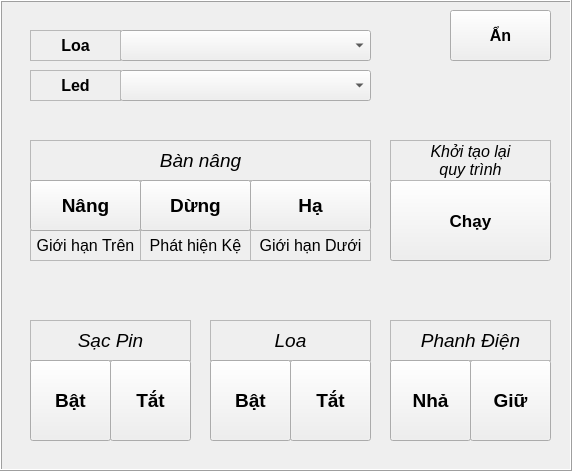
    <widget class="QFrame" name="fr_handMode_extend">
     <property name="geometry">
      <rect>
       <x>320</x>
       <y>0</y>
       <width>572</width>
       <height>471</height>
      </rect>
     </property>
     <property name="autoFillBackground">
      <bool>true</bool>
     </property>
     <property name="frameShape">
      <enum>QFrame::Box</enum>
     </property>
     <property name="frameShadow">
      <enum>QFrame::Raised</enum>
     </property>
     <widget class="QPushButton" name="bt_disableBrake_off">
      <property name="geometry">
       <rect>
        <x>470</x>
        <y>360</y>
        <width>81</width>
        <height>81</height>
       </rect>
      </property>
      <property name="font">
       <font>
        <pointsize>14</pointsize>
        <weight>75</weight>
        <bold>true</bold>
       </font>
      </property>
      <property name="text">
       <string>Giữ</string>
      </property>
     </widget>
     <widget class="QLabel" name="lb_charger">
      <property name="geometry">
       <rect>
        <x>30</x>
        <y>320</y>
        <width>161</width>
        <height>41</height>
       </rect>
      </property>
      <property name="font">
       <font>
        <pointsize>14</pointsize>
        <weight>50</weight>
        <italic>true</italic>
        <bold>false</bold>
       </font>
      </property>
      <property name="autoFillBackground">
       <bool>false</bool>
      </property>
      <property name="frameShape">
       <enum>QFrame::StyledPanel</enum>
      </property>
      <property name="lineWidth">
       <number>1</number>
      </property>
      <property name="midLineWidth">
       <number>0</number>
      </property>
      <property name="text">
       <string>Sạc Pin</string>
      </property>
      <property name="scaledContents">
       <bool>false</bool>
      </property>
      <property name="alignment">
       <set>Qt::AlignCenter</set>
      </property>
      <property name="wordWrap">
       <bool>false</bool>
      </property>
      <property name="openExternalLinks">
       <bool>false</bool>
      </property>
     </widget>
     <widget class="QLabel" name="lb_speaker">
      <property name="geometry">
       <rect>
        <x>210</x>
        <y>320</y>
        <width>161</width>
        <height>41</height>
       </rect>
      </property>
      <property name="font">
       <font>
        <pointsize>14</pointsize>
        <weight>50</weight>
        <italic>true</italic>
        <bold>false</bold>
       </font>
      </property>
      <property name="autoFillBackground">
       <bool>false</bool>
      </property>
      <property name="frameShape">
       <enum>QFrame::StyledPanel</enum>
      </property>
      <property name="lineWidth">
       <number>1</number>
      </property>
      <property name="midLineWidth">
       <number>0</number>
      </property>
      <property name="text">
       <string>Loa</string>
      </property>
      <property name="scaledContents">
       <bool>false</bool>
      </property>
      <property name="alignment">
       <set>Qt::AlignCenter</set>
      </property>
      <property name="wordWrap">
       <bool>false</bool>
      </property>
      <property name="openExternalLinks">
       <bool>false</bool>
      </property>
     </widget>
     <widget class="QLabel" name="lb_brake">
      <property name="geometry">
       <rect>
        <x>390</x>
        <y>320</y>
        <width>161</width>
        <height>41</height>
       </rect>
      </property>
      <property name="font">
       <font>
        <pointsize>14</pointsize>
        <weight>50</weight>
        <italic>true</italic>
        <bold>false</bold>
       </font>
      </property>
      <property name="autoFillBackground">
       <bool>false</bool>
      </property>
      <property name="frameShape">
       <enum>QFrame::StyledPanel</enum>
      </property>
      <property name="lineWidth">
       <number>1</number>
      </property>
      <property name="midLineWidth">
       <number>0</number>
      </property>
      <property name="text">
       <string>Phanh Điện</string>
      </property>
      <property name="scaledContents">
       <bool>false</bool>
      </property>
      <property name="alignment">
       <set>Qt::AlignCenter</set>
      </property>
      <property name="wordWrap">
       <bool>false</bool>
      </property>
      <property name="openExternalLinks">
       <bool>false</bool>
      </property>
     </widget>
     <widget class="QPushButton" name="bt_charger_on">
      <property name="geometry">
       <rect>
        <x>30</x>
        <y>360</y>
        <width>81</width>
        <height>81</height>
       </rect>
      </property>
      <property name="font">
       <font>
        <pointsize>14</pointsize>
        <weight>75</weight>
        <bold>true</bold>
       </font>
      </property>
      <property name="text">
       <string>Bật</string>
      </property>
      <property name="checkable">
       <bool>false</bool>
      </property>
      <property name="autoRepeat">
       <bool>true</bool>
      </property>
      <property name="autoExclusive">
       <bool>true</bool>
      </property>
      <property name="autoRepeatDelay">
       <number>300</number>
      </property>
      <property name="autoRepeatInterval">
       <number>100</number>
      </property>
      <property name="autoDefault">
       <bool>true</bool>
      </property>
      <property name="default">
       <bool>false</bool>
      </property>
      <property name="flat">
       <bool>false</bool>
      </property>
     </widget>
     <widget class="QPushButton" name="bt_speaker_on">
      <property name="geometry">
       <rect>
        <x>210</x>
        <y>360</y>
        <width>81</width>
        <height>81</height>
       </rect>
      </property>
      <property name="font">
       <font>
        <pointsize>14</pointsize>
        <weight>75</weight>
        <bold>true</bold>
       </font>
      </property>
      <property name="text">
       <string>Bật</string>
      </property>
     </widget>
     <widget class="QPushButton" name="bt_speaker_off">
      <property name="geometry">
       <rect>
        <x>290</x>
        <y>360</y>
        <width>81</width>
        <height>81</height>
       </rect>
      </property>
      <property name="font">
       <font>
        <pointsize>14</pointsize>
        <weight>75</weight>
        <bold>true</bold>
       </font>
      </property>
      <property name="text">
       <string>Tắt</string>
      </property>
     </widget>
     <widget class="QPushButton" name="bt_disableBrake_on">
      <property name="geometry">
       <rect>
        <x>390</x>
        <y>360</y>
        <width>81</width>
        <height>81</height>
       </rect>
      </property>
      <property name="font">
       <font>
        <pointsize>14</pointsize>
        <weight>75</weight>
        <bold>true</bold>
       </font>
      </property>
      <property name="text">
       <string>Nhả</string>
      </property>
     </widget>
     <widget class="QPushButton" name="bt_charger_off">
      <property name="geometry">
       <rect>
        <x>110</x>
        <y>360</y>
        <width>81</width>
        <height>81</height>
       </rect>
      </property>
      <property name="font">
       <font>
        <pointsize>14</pointsize>
        <weight>75</weight>
        <bold>true</bold>
       </font>
      </property>
      <property name="text">
       <string>Tắt</string>
      </property>
      <property name="autoRepeatDelay">
       <number>300</number>
      </property>
      <property name="autoRepeatInterval">
       <number>100</number>
      </property>
     </widget>
     <widget class="QPushButton" name="bt_controlConveyor_hide">
      <property name="geometry">
       <rect>
        <x>450</x>
        <y>10</y>
        <width>101</width>
        <height>51</height>
       </rect>
      </property>
      <property name="font">
       <font>
        <pointsize>12</pointsize>
        <weight>75</weight>
        <bold>true</bold>
       </font>
      </property>
      <property name="text">
       <string>Ẩn</string>
      </property>
     </widget>
     <widget class="QLabel" name="lbv_conveyorA">
      <property name="geometry">
       <rect>
        <x>30</x>
        <y>140</y>
        <width>341</width>
        <height>41</height>
       </rect>
      </property>
      <property name="font">
       <font>
        <pointsize>14</pointsize>
        <weight>50</weight>
        <italic>true</italic>
        <bold>false</bold>
       </font>
      </property>
      <property name="autoFillBackground">
       <bool>false</bool>
      </property>
      <property name="frameShape">
       <enum>QFrame::StyledPanel</enum>
      </property>
      <property name="lineWidth">
       <number>2</number>
      </property>
      <property name="midLineWidth">
       <number>0</number>
      </property>
      <property name="text">
       <string>Bàn nâng</string>
      </property>
      <property name="scaledContents">
       <bool>false</bool>
      </property>
      <property name="alignment">
       <set>Qt::AlignCenter</set>
      </property>
      <property name="wordWrap">
       <bool>false</bool>
      </property>
      <property name="openExternalLinks">
       <bool>false</bool>
      </property>
     </widget>
     <widget class="QPushButton" name="bt_lift_down">
      <property name="geometry">
       <rect>
        <x>250</x>
        <y>180</y>
        <width>121</width>
        <height>51</height>
       </rect>
      </property>
      <property name="font">
       <font>
        <pointsize>14</pointsize>
        <weight>75</weight>
        <bold>true</bold>
       </font>
      </property>
      <property name="text">
       <string>Hạ</string>
      </property>
     </widget>
     <widget class="QLabel" name="lbc_limitBelow2">
      <property name="geometry">
       <rect>
        <x>250</x>
        <y>230</y>
        <width>121</width>
        <height>31</height>
       </rect>
      </property>
      <property name="font">
       <font>
        <pointsize>12</pointsize>
       </font>
      </property>
      <property name="autoFillBackground">
       <bool>false</bool>
      </property>
      <property name="frameShape">
       <enum>QFrame::StyledPanel</enum>
      </property>
      <property name="lineWidth">
       <number>1</number>
      </property>
      <property name="midLineWidth">
       <number>0</number>
      </property>
      <property name="text">
       <string>Giới hạn Dưới</string>
      </property>
      <property name="scaledContents">
       <bool>false</bool>
      </property>
      <property name="alignment">
       <set>Qt::AlignCenter</set>
      </property>
      <property name="wordWrap">
       <bool>false</bool>
      </property>
      <property name="openExternalLinks">
       <bool>false</bool>
      </property>
     </widget>
     <widget class="QLabel" name="lbc_limitAbove2">
      <property name="geometry">
       <rect>
        <x>30</x>
        <y>230</y>
        <width>111</width>
        <height>31</height>
       </rect>
      </property>
      <property name="font">
       <font>
        <pointsize>12</pointsize>
       </font>
      </property>
      <property name="autoFillBackground">
       <bool>false</bool>
      </property>
      <property name="frameShape">
       <enum>QFrame::StyledPanel</enum>
      </property>
      <property name="lineWidth">
       <number>1</number>
      </property>
      <property name="midLineWidth">
       <number>0</number>
      </property>
      <property name="text">
       <string>Giới hạn Trên</string>
      </property>
      <property name="scaledContents">
       <bool>false</bool>
      </property>
      <property name="alignment">
       <set>Qt::AlignCenter</set>
      </property>
      <property name="wordWrap">
       <bool>false</bool>
      </property>
      <property name="openExternalLinks">
       <bool>false</bool>
      </property>
     </widget>
     <widget class="QLabel" name="lbc_checkTray2">
      <property name="geometry">
       <rect>
        <x>140</x>
        <y>230</y>
        <width>111</width>
        <height>31</height>
       </rect>
      </property>
      <property name="font">
       <font>
        <pointsize>12</pointsize>
       </font>
      </property>
      <property name="autoFillBackground">
       <bool>false</bool>
      </property>
      <property name="frameShape">
       <enum>QFrame::StyledPanel</enum>
      </property>
      <property name="lineWidth">
       <number>1</number>
      </property>
      <property name="midLineWidth">
       <number>0</number>
      </property>
      <property name="text">
       <string>Phát hiện Kệ</string>
      </property>
      <property name="scaledContents">
       <bool>false</bool>
      </property>
      <property name="alignment">
       <set>Qt::AlignCenter</set>
      </property>
      <property name="wordWrap">
       <bool>false</bool>
      </property>
      <property name="openExternalLinks">
       <bool>false</bool>
      </property>
     </widget>
     <widget class="QPushButton" name="bt_lift_up">
      <property name="geometry">
       <rect>
        <x>30</x>
        <y>180</y>
        <width>111</width>
        <height>51</height>
       </rect>
      </property>
      <property name="font">
       <font>
        <pointsize>14</pointsize>
        <weight>75</weight>
        <bold>true</bold>
       </font>
      </property>
      <property name="text">
       <string>Nâng</string>
      </property>
     </widget>
     <widget class="QPushButton" name="bt_lift_reset">
      <property name="geometry">
       <rect>
        <x>140</x>
        <y>180</y>
        <width>111</width>
        <height>51</height>
       </rect>
      </property>
      <property name="font">
       <font>
        <pointsize>14</pointsize>
        <weight>75</weight>
        <bold>true</bold>
       </font>
      </property>
      <property name="text">
       <string>Dừng</string>
      </property>
     </widget>
     <widget class="QPushButton" name="bt_resetFrameWork">
      <property name="geometry">
       <rect>
        <x>390</x>
        <y>180</y>
        <width>161</width>
        <height>81</height>
       </rect>
      </property>
      <property name="font">
       <font>
        <pointsize>13</pointsize>
        <weight>75</weight>
        <bold>true</bold>
       </font>
      </property>
      <property name="text">
       <string>Chạy</string>
      </property>
     </widget>
     <widget class="QLabel" name="lb_speaker_2">
      <property name="geometry">
       <rect>
        <x>390</x>
        <y>140</y>
        <width>161</width>
        <height>41</height>
       </rect>
      </property>
      <property name="font">
       <font>
        <pointsize>12</pointsize>
        <weight>50</weight>
        <italic>true</italic>
        <bold>false</bold>
       </font>
      </property>
      <property name="autoFillBackground">
       <bool>false</bool>
      </property>
      <property name="frameShape">
       <enum>QFrame::StyledPanel</enum>
      </property>
      <property name="lineWidth">
       <number>1</number>
      </property>
      <property name="midLineWidth">
       <number>0</number>
      </property>
      <property name="text">
       <string>Khởi tạo lại
quy trình</string>
      </property>
      <property name="scaledContents">
       <bool>false</bool>
      </property>
      <property name="alignment">
       <set>Qt::AlignCenter</set>
      </property>
      <property name="wordWrap">
       <bool>false</bool>
      </property>
      <property name="openExternalLinks">
       <bool>false</bool>
      </property>
     </widget>
     <widget class="QComboBox" name="cb_listSpeak">
      <property name="geometry">
       <rect>
        <x>120</x>
        <y>30</y>
        <width>251</width>
        <height>31</height>
       </rect>
      </property>
      <property name="font">
       <font>
        <pointsize>12</pointsize>
       </font>
      </property>
      <property name="editable">
       <bool>false</bool>
      </property>
     </widget>
     <widget class="QLabel" name="lb_speakerSound">
      <property name="enabled">
       <bool>true</bool>
      </property>
      <property name="geometry">
       <rect>
        <x>30</x>
        <y>30</y>
        <width>91</width>
        <height>31</height>
       </rect>
      </property>
      <property name="font">
       <font>
        <pointsize>12</pointsize>
        <weight>75</weight>
        <bold>true</bold>
       </font>
      </property>
      <property name="autoFillBackground">
       <bool>false</bool>
      </property>
      <property name="frameShape">
       <enum>QFrame::StyledPanel</enum>
      </property>
      <property name="lineWidth">
       <number>1</number>
      </property>
      <property name="midLineWidth">
       <number>0</number>
      </property>
      <property name="text">
       <string>Loa</string>
      </property>
      <property name="scaledContents">
       <bool>false</bool>
      </property>
      <property name="alignment">
       <set>Qt::AlignCenter</set>
      </property>
      <property name="wordWrap">
       <bool>false</bool>
      </property>
      <property name="openExternalLinks">
       <bool>false</bool>
      </property>
     </widget>
     <widget class="QComboBox" name="cb_listLed">
      <property name="geometry">
       <rect>
        <x>120</x>
        <y>70</y>
        <width>251</width>
        <height>31</height>
       </rect>
      </property>
      <property name="font">
       <font>
        <pointsize>12</pointsize>
       </font>
      </property>
      <property name="editable">
       <bool>false</bool>
      </property>
     </widget>
     <widget class="QLabel" name="lb_light">
      <property name="enabled">
       <bool>true</bool>
      </property>
      <property name="geometry">
       <rect>
        <x>30</x>
        <y>70</y>
        <width>91</width>
        <height>31</height>
       </rect>
      </property>
      <property name="font">
       <font>
        <pointsize>12</pointsize>
        <weight>75</weight>
        <bold>true</bold>
       </font>
      </property>
      <property name="autoFillBackground">
       <bool>false</bool>
      </property>
      <property name="frameShape">
       <enum>QFrame::StyledPanel</enum>
      </property>
      <property name="lineWidth">
       <number>1</number>
      </property>
      <property name="midLineWidth">
       <number>0</number>
      </property>
      <property name="text">
       <string>Led</string>
      </property>
      <property name="scaledContents">
       <bool>false</bool>
      </property>
      <property name="alignment">
       <set>Qt::AlignCenter</set>
      </property>
      <property name="wordWrap">
       <bool>false</bool>
      </property>
      <property name="openExternalLinks">
       <bool>false</bool>
      </property>
     </widget>
    </widget>
